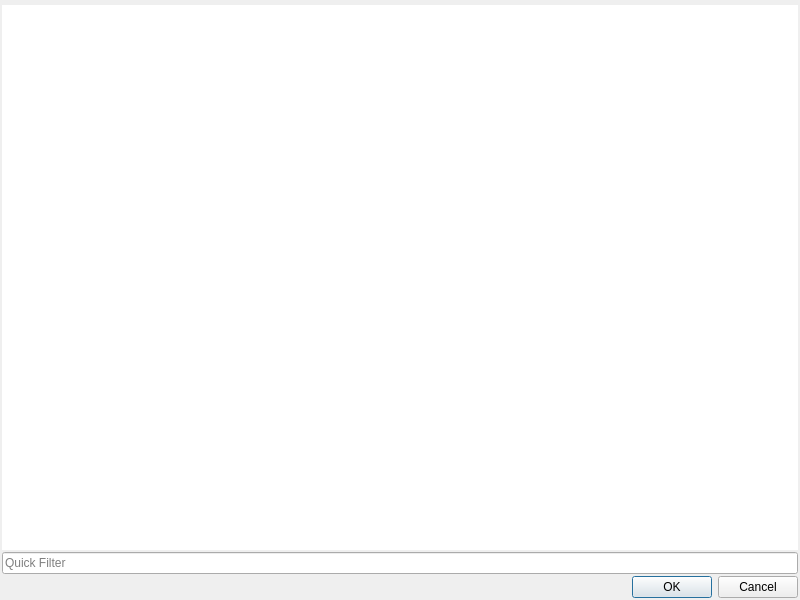
<?xml version="1.0" encoding="UTF-8"?>
<ui version="4.0">
 <class>AttachProcDialog</class>
 <widget class="QDialog" name="AttachProcDialog">
  <property name="geometry">
   <rect>
    <x>0</x>
    <y>0</y>
    <width>800</width>
    <height>600</height>
   </rect>
  </property>
  <property name="windowTitle">
   <string>Select process to attach...</string>
  </property>
  <layout class="QVBoxLayout" name="verticalLayout_2">
   <property name="spacing">
    <number>2</number>
   </property>
   <property name="leftMargin">
    <number>2</number>
   </property>
   <property name="topMargin">
    <number>5</number>
   </property>
   <property name="rightMargin">
    <number>2</number>
   </property>
   <property name="bottomMargin">
    <number>2</number>
   </property>
   <item>
    <layout class="QHBoxLayout" name="horizontalLayout">
     <property name="topMargin">
      <number>0</number>
     </property>
     <item>
     <widget class="QTreeView" name="procTreeView">
      <property name="styleSheet">
       <string notr="true">QTreeView::item
{
    padding-top: 1px;
    padding-bottom: 1px;
}</string>
      </property>
      <property name="frameShape">
       <enum>QFrame::NoFrame</enum>
      </property>
      <property name="lineWidth">
       <number>0</number>
      </property>
      <property name="indentation">
       <number>8</number>
      </property>
      <property name="sortingEnabled">
       <bool>true</bool>
      </property>
     </widget>
     </item>
    </layout>
   </item>
    <item>
<widget class="QLineEdit" name="filterLineEdit">
<property name="placeholderText">
    <string>Quick Filter</string>
</property>
</widget>
</item>
   <item>
    <widget class="QDialogButtonBox" name="buttonBox">
     <property name="orientation">
      <enum>Qt::Horizontal</enum>
     </property>
     <property name="standardButtons">
      <set>QDialogButtonBox::Cancel|QDialogButtonBox::Ok</set>
     </property>
    </widget>
   </item>
  </layout>
 </widget>
 <resources/>
 <connections>
  <connection>
   <sender>buttonBox</sender>
   <signal>accepted()</signal>
   <receiver>AttachProcDialog</receiver>
   <slot>accept()</slot>
   <hints>
    <hint type="sourcelabel">
     <x>248</x>
     <y>254</y>
    </hint>
    <hint type="destinationlabel">
     <x>157</x>
     <y>274</y>
    </hint>
   </hints>
  </connection>
  <connection>
   <sender>buttonBox</sender>
   <signal>rejected()</signal>
   <receiver>AttachProcDialog</receiver>
   <slot>reject()</slot>
   <hints>
    <hint type="sourcelabel">
     <x>316</x>
     <y>260</y>
    </hint>
    <hint type="destinationlabel">
     <x>286</x>
     <y>274</y>
    </hint>
   </hints>
  </connection>
 </connections>
</ui>
